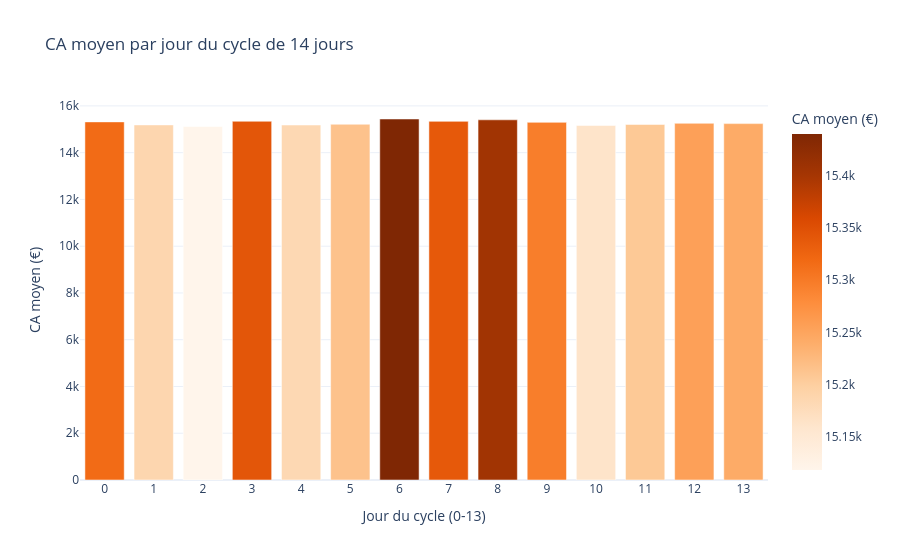

The notebook cell saved with this chart:
### Markdown cell above
### Exemple avec un cycle de 14 jours (quinzaine)

### Code cell
# Créer un indicateur "jour dans le cycle de 14 jours"
# On calcule le nombre de jours depuis le début, puis on prend le modulo 14
date_debut = ca_journalier['date'].min()
ca_journalier['jour_cycle_14'] = (ca_journalier['date'] - date_debut).dt.days % 14

# CA moyen par jour du cycle
ca_par_jour_cycle_14 = ca_journalier.groupby('jour_cycle_14')['ca'].mean().reset_index()

# Visualisation
fig = px.bar(
    ca_par_jour_cycle_14,
    x='jour_cycle_14',
    y='ca',
    title="CA moyen par jour du cycle de 14 jours",
    labels={'jour_cycle_14': 'Jour du cycle (0-13)', 'ca': 'CA moyen (€)'},
    color='ca',
    color_continuous_scale='Oranges'
)

fig.update_layout(template='plotly_white', showlegend=False)
fig.update_xaxes(tickmode='linear', dtick=1)
fig.show()

### Figure 1 — Plotly figure (JSON) as saved in the notebook; plotly's stock layout.template omitted (floating-point values rounded to 4 significant figures)
{"data": [{"hovertemplate": "Jour du cycle (0-13)=%{x}<br>CA moyen (€)=%{marker.color}<extra></extra>", "legendgroup": "", "marker": {"color": [15320.0, 15190.0, 15120.0, 15340.0, 15180.0, 15210.0, 15440.0, 15340.0, 15400.0, 15300.0, 15160.0, 15210.0, 15260.0, 15240.0], "coloraxis": "coloraxis", "pattern": {"shape": ""}}, "name": "", "orientation": "v", "showlegend": false, "textposition": "auto", "type": "bar", "x": [0, 1, 2, 3, 4, 5, 6, 7, 8, 9, 10, 11, 12, 13], "xaxis": "x", "y": [15320.0, 15190.0, 15120.0, 15340.0, 15180.0, 15210.0, 15440.0, 15340.0, 15400.0, 15300.0, 15160.0, 15210.0, 15260.0, 15240.0], "yaxis": "y"}], "layout": {"barmode": "relative", "coloraxis": {"colorbar": {"title": {"text": "CA moyen (€)"}}, "colorscale": [[0, "rgb(255,245,235)"], [0.125, "rgb(254,230,206)"], [0.25, "rgb(253,208,162)"], [0.375, "rgb(253,174,107)"], [0.5, "rgb(253,141,60)"], [0.625, "rgb(241,105,19)"], [0.75, "rgb(217,72,1)"], [0.875, "rgb(166,54,3)"], [1, "rgb(127,39,4)"]]}, "legend": {"tracegroupgap": 0}, "showlegend": false, "title": {"text": "CA moyen par jour du cycle de 14 jours"}, "xaxis": {"anchor": "y", "domain": [0, 1], "dtick": 1, "tickmode": "linear", "title": {"text": "Jour du cycle (0-13)"}}, "yaxis": {"anchor": "x", "domain": [0, 1], "title": {"text": "CA moyen (€)"}}}}
